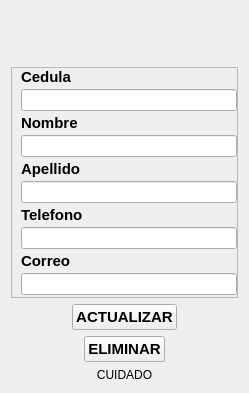
                  <widget class="QWidget" name="eliminarPagina">
                   <layout class="QGridLayout" name="gridLayout">
                    <item row="7" column="0">
                     <widget class="QLabel" name="label_22">
                      <property name="text">
                       <string>CUIDADO</string>
                      </property>
                      <property name="alignment">
                       <set>Qt::AlignCenter</set>
                      </property>
                     </widget>
                    </item>
                    <item row="0" column="0" alignment="Qt::AlignHCenter">
                     <widget class="QLabel" name="label_24">
                      <property name="sizePolicy">
                       <sizepolicy hsizetype="Preferred" vsizetype="Preferred">
                        <horstretch>50</horstretch>
                        <verstretch>50</verstretch>
                       </sizepolicy>
                      </property>
                      <property name="minimumSize">
                       <size>
                        <width>50</width>
                        <height>50</height>
                       </size>
                      </property>
                      <property name="text">
                       <string/>
                      </property>
                      <property name="pixmap">
                       <pixmap resource="Iconos/iconosNegros.qrc">:/blackIcons/Black/trash-2.svg</pixmap>
                      </property>
                      <property name="scaledContents">
                       <bool>true</bool>
                      </property>
                      <property name="alignment">
                       <set>Qt::AlignCenter</set>
                      </property>
                      <property name="wordWrap">
                       <bool>false</bool>
                      </property>
                     </widget>
                    </item>
                    <item row="1" column="0">
                     <widget class="QWidget" name="widget_3" native="true">
                      <property name="minimumSize">
                       <size>
                        <width>227</width>
                        <height>224</height>
                       </size>
                      </property>
                      <property name="maximumSize">
                       <size>
                        <width>227</width>
                        <height>16777215</height>
                       </size>
                      </property>
                      <layout class="QGridLayout" name="gridLayout_4">
                       <property name="leftMargin">
                        <number>0</number>
                       </property>
                       <property name="topMargin">
                        <number>0</number>
                       </property>
                       <property name="rightMargin">
                        <number>0</number>
                       </property>
                       <property name="bottomMargin">
                        <number>0</number>
                       </property>
                       <property name="spacing">
                        <number>0</number>
                       </property>
                       <item row="0" column="0">
                        <widget class="QFrame" name="frame_13">
                         <property name="frameShape">
                          <enum>QFrame::StyledPanel</enum>
                         </property>
                         <property name="frameShadow">
                          <enum>QFrame::Raised</enum>
                         </property>
                         <layout class="QGridLayout" name="gridLayout_2" columnstretch="0">
                          <property name="leftMargin">
                           <number>9</number>
                          </property>
                          <property name="topMargin">
                           <number>0</number>
                          </property>
                          <property name="rightMargin">
                           <number>0</number>
                          </property>
                          <property name="bottomMargin">
                           <number>2</number>
                          </property>
                          <property name="horizontalSpacing">
                           <number>0</number>
                          </property>
                          <property name="verticalSpacing">
                           <number>3</number>
                          </property>
                          <item row="2" column="0">
                           <widget class="QLabel" name="label_28">
                            <property name="font">
                             <font>
                              <pointsize>11</pointsize>
                              <weight>75</weight>
                              <bold>true</bold>
                             </font>
                            </property>
                            <property name="text">
                             <string>Nombre</string>
                            </property>
                           </widget>
                          </item>
                          <item row="3" column="0">
                           <widget class="QLineEdit" name="nombreActualizar"/>
                          </item>
                          <item row="1" column="0">
                           <widget class="QLineEdit" name="cedulaEliminar">
                            <property name="minimumSize">
                             <size>
                              <width>0</width>
                              <height>0</height>
                             </size>
                            </property>
                            <property name="maximumSize">
                             <size>
                              <width>16777215</width>
                              <height>16777215</height>
                             </size>
                            </property>
                           </widget>
                          </item>
                          <item row="4" column="0">
                           <widget class="QLabel" name="label_29">
                            <property name="font">
                             <font>
                              <pointsize>11</pointsize>
                              <weight>75</weight>
                              <bold>true</bold>
                             </font>
                            </property>
                            <property name="text">
                             <string>Apellido</string>
                            </property>
                           </widget>
                          </item>
                          <item row="0" column="0">
                           <widget class="QLabel" name="label_27">
                            <property name="font">
                             <font>
                              <pointsize>11</pointsize>
                              <weight>75</weight>
                              <bold>true</bold>
                             </font>
                            </property>
                            <property name="text">
                             <string>Cedula</string>
                            </property>
                           </widget>
                          </item>
                          <item row="9" column="0">
                           <widget class="QLineEdit" name="correoActualizar"/>
                          </item>
                          <item row="7" column="0">
                           <widget class="QLineEdit" name="telefonoActualizar"/>
                          </item>
                          <item row="5" column="0">
                           <widget class="QLineEdit" name="apellidoActualizar"/>
                          </item>
                          <item row="6" column="0">
                           <widget class="QLabel" name="label_30">
                            <property name="font">
                             <font>
                              <pointsize>11</pointsize>
                              <weight>75</weight>
                              <bold>true</bold>
                             </font>
                            </property>
                            <property name="text">
                             <string>Telefono</string>
                            </property>
                           </widget>
                          </item>
                          <item row="8" column="0">
                           <widget class="QLabel" name="label_31">
                            <property name="font">
                             <font>
                              <pointsize>11</pointsize>
                              <weight>75</weight>
                              <bold>true</bold>
                             </font>
                            </property>
                            <property name="text">
                             <string>Correo</string>
                            </property>
                           </widget>
                          </item>
                         </layout>
                        </widget>
                       </item>
                      </layout>
                     </widget>
                    </item>
                    <item row="6" column="0" alignment="Qt::AlignHCenter">
                     <widget class="QPushButton" name="eliminarBoton">
                      <property name="minimumSize">
                       <size>
                        <width>0</width>
                        <height>10</height>
                       </size>
                      </property>
                      <property name="font">
                       <font>
                        <pointsize>11</pointsize>
                        <weight>75</weight>
                        <bold>true</bold>
                       </font>
                      </property>
                      <property name="text">
                       <string>ELIMINAR</string>
                      </property>
                      <property name="icon">
                       <iconset resource="Iconos/iconosNegros.qrc">
                        <normaloff>:/blackIcons/Black/alert-triangle.svg</normaloff>:/blackIcons/Black/alert-triangle.svg</iconset>
                      </property>
                      <property name="iconSize">
                       <size>
                        <width>40</width>
                        <height>40</height>
                       </size>
                      </property>
                     </widget>
                    </item>
                    <item row="2" column="0" alignment="Qt::AlignHCenter">
                     <widget class="QPushButton" name="editarBoton">
                      <property name="minimumSize">
                       <size>
                        <width>0</width>
                        <height>10</height>
                       </size>
                      </property>
                      <property name="font">
                       <font>
                        <pointsize>11</pointsize>
                        <weight>75</weight>
                        <bold>true</bold>
                       </font>
                      </property>
                      <property name="text">
                       <string>ACTUALIZAR</string>
                      </property>
                      <property name="icon">
                       <iconset resource="Iconos/iconosNegros.qrc">
                        <normaloff>:/blackIcons/Black/refresh-ccw.svg</normaloff>:/blackIcons/Black/refresh-ccw.svg</iconset>
                      </property>
                      <property name="iconSize">
                       <size>
                        <width>40</width>
                        <height>40</height>
                       </size>
                      </property>
                     </widget>
                    </item>
                   </layout>
                  </widget>
